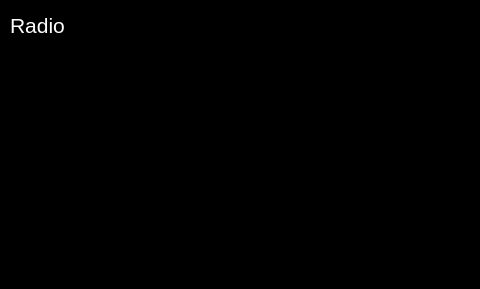
<?xml version="1.0" encoding="UTF-8"?>
<ui version="4.0">
 <class>RadioWindow</class>
 <widget class="QMainWindow" name="RadioWindow">
  <property name="geometry">
   <rect>
    <x>0</x>
    <y>0</y>
    <width>480</width>
    <height>289</height>
   </rect>
  </property>
  <property name="windowTitle">
   <string>MainWindow</string>
  </property>
  <property name="styleSheet">
   <string notr="true">background-color: rgb(0, 0, 0);</string>
  </property>
  <widget class="QWidget" name="centralWidget">
   <widget class="QPushButton" name="pushButtonRadioStop">
    <property name="geometry">
     <rect>
      <x>380</x>
      <y>140</y>
      <width>64</width>
      <height>64</height>
     </rect>
    </property>
    <property name="palette">
     <palette>
      <active>
       <colorrole role="WindowText">
        <brush brushstyle="SolidPattern">
         <color alpha="255">
          <red>255</red>
          <green>255</green>
          <blue>255</blue>
         </color>
        </brush>
       </colorrole>
       <colorrole role="Button">
        <brush brushstyle="SolidPattern">
         <color alpha="255">
          <red>0</red>
          <green>0</green>
          <blue>0</blue>
         </color>
        </brush>
       </colorrole>
       <colorrole role="Text">
        <brush brushstyle="SolidPattern">
         <color alpha="255">
          <red>255</red>
          <green>255</green>
          <blue>255</blue>
         </color>
        </brush>
       </colorrole>
       <colorrole role="ButtonText">
        <brush brushstyle="SolidPattern">
         <color alpha="255">
          <red>255</red>
          <green>255</green>
          <blue>255</blue>
         </color>
        </brush>
       </colorrole>
       <colorrole role="Base">
        <brush brushstyle="SolidPattern">
         <color alpha="255">
          <red>0</red>
          <green>0</green>
          <blue>0</blue>
         </color>
        </brush>
       </colorrole>
       <colorrole role="Window">
        <brush brushstyle="SolidPattern">
         <color alpha="255">
          <red>0</red>
          <green>0</green>
          <blue>0</blue>
         </color>
        </brush>
       </colorrole>
      </active>
      <inactive>
       <colorrole role="WindowText">
        <brush brushstyle="SolidPattern">
         <color alpha="255">
          <red>255</red>
          <green>255</green>
          <blue>255</blue>
         </color>
        </brush>
       </colorrole>
       <colorrole role="Button">
        <brush brushstyle="SolidPattern">
         <color alpha="255">
          <red>0</red>
          <green>0</green>
          <blue>0</blue>
         </color>
        </brush>
       </colorrole>
       <colorrole role="Text">
        <brush brushstyle="SolidPattern">
         <color alpha="255">
          <red>255</red>
          <green>255</green>
          <blue>255</blue>
         </color>
        </brush>
       </colorrole>
       <colorrole role="ButtonText">
        <brush brushstyle="SolidPattern">
         <color alpha="255">
          <red>255</red>
          <green>255</green>
          <blue>255</blue>
         </color>
        </brush>
       </colorrole>
       <colorrole role="Base">
        <brush brushstyle="SolidPattern">
         <color alpha="255">
          <red>0</red>
          <green>0</green>
          <blue>0</blue>
         </color>
        </brush>
       </colorrole>
       <colorrole role="Window">
        <brush brushstyle="SolidPattern">
         <color alpha="255">
          <red>0</red>
          <green>0</green>
          <blue>0</blue>
         </color>
        </brush>
       </colorrole>
      </inactive>
      <disabled>
       <colorrole role="WindowText">
        <brush brushstyle="SolidPattern">
         <color alpha="255">
          <red>255</red>
          <green>255</green>
          <blue>255</blue>
         </color>
        </brush>
       </colorrole>
       <colorrole role="Button">
        <brush brushstyle="SolidPattern">
         <color alpha="255">
          <red>0</red>
          <green>0</green>
          <blue>0</blue>
         </color>
        </brush>
       </colorrole>
       <colorrole role="Text">
        <brush brushstyle="SolidPattern">
         <color alpha="255">
          <red>255</red>
          <green>255</green>
          <blue>255</blue>
         </color>
        </brush>
       </colorrole>
       <colorrole role="ButtonText">
        <brush brushstyle="SolidPattern">
         <color alpha="255">
          <red>255</red>
          <green>255</green>
          <blue>255</blue>
         </color>
        </brush>
       </colorrole>
       <colorrole role="Base">
        <brush brushstyle="SolidPattern">
         <color alpha="255">
          <red>0</red>
          <green>0</green>
          <blue>0</blue>
         </color>
        </brush>
       </colorrole>
       <colorrole role="Window">
        <brush brushstyle="SolidPattern">
         <color alpha="255">
          <red>0</red>
          <green>0</green>
          <blue>0</blue>
         </color>
        </brush>
       </colorrole>
      </disabled>
     </palette>
    </property>
    <property name="font">
     <font>
      <pointsize>20</pointsize>
     </font>
    </property>
    <property name="cursor">
     <cursorShape>OpenHandCursor</cursorShape>
    </property>
    <property name="styleSheet">
     <string notr="true">QPushButton
{
color: rgb(255, 255, 255);
background-color: rgb(0, 0,0);
border-color: rgb(40, 40, 40);
border-radius: 4px;
}
QPushButton:pressed
{
background-color: rgb(60,60,60)
}
</string>
    </property>
    <property name="text">
     <string/>
    </property>
    <property name="icon">
     <iconset resource="../resources.qrc">
      <normaloff>:/images/gui/stop.png</normaloff>:/images/gui/stop.png</iconset>
    </property>
    <property name="iconSize">
     <size>
      <width>64</width>
      <height>64</height>
     </size>
    </property>
   </widget>
   <widget class="QLabel" name="labelTitle">
    <property name="geometry">
     <rect>
      <x>10</x>
      <y>10</y>
      <width>320</width>
      <height>31</height>
     </rect>
    </property>
    <property name="font">
     <font>
      <pointsize>16</pointsize>
     </font>
    </property>
    <property name="styleSheet">
     <string notr="true">color: rgb(255, 255, 255);</string>
    </property>
    <property name="text">
     <string>&lt;html&gt;&lt;head/&gt;&lt;body&gt;&lt;p&gt;Radio&lt;/p&gt;&lt;/body&gt;&lt;/html&gt;</string>
    </property>
   </widget>
   <widget class="QPushButton" name="pushButtonHome">
    <property name="geometry">
     <rect>
      <x>420</x>
      <y>0</y>
      <width>61</width>
      <height>51</height>
     </rect>
    </property>
    <property name="palette">
     <palette>
      <active>
       <colorrole role="WindowText">
        <brush brushstyle="SolidPattern">
         <color alpha="255">
          <red>255</red>
          <green>255</green>
          <blue>255</blue>
         </color>
        </brush>
       </colorrole>
       <colorrole role="Button">
        <brush brushstyle="SolidPattern">
         <color alpha="255">
          <red>0</red>
          <green>0</green>
          <blue>0</blue>
         </color>
        </brush>
       </colorrole>
       <colorrole role="Text">
        <brush brushstyle="SolidPattern">
         <color alpha="255">
          <red>255</red>
          <green>255</green>
          <blue>255</blue>
         </color>
        </brush>
       </colorrole>
       <colorrole role="ButtonText">
        <brush brushstyle="SolidPattern">
         <color alpha="255">
          <red>255</red>
          <green>255</green>
          <blue>255</blue>
         </color>
        </brush>
       </colorrole>
       <colorrole role="Base">
        <brush brushstyle="SolidPattern">
         <color alpha="255">
          <red>0</red>
          <green>0</green>
          <blue>0</blue>
         </color>
        </brush>
       </colorrole>
       <colorrole role="Window">
        <brush brushstyle="SolidPattern">
         <color alpha="255">
          <red>0</red>
          <green>0</green>
          <blue>0</blue>
         </color>
        </brush>
       </colorrole>
      </active>
      <inactive>
       <colorrole role="WindowText">
        <brush brushstyle="SolidPattern">
         <color alpha="255">
          <red>255</red>
          <green>255</green>
          <blue>255</blue>
         </color>
        </brush>
       </colorrole>
       <colorrole role="Button">
        <brush brushstyle="SolidPattern">
         <color alpha="255">
          <red>0</red>
          <green>0</green>
          <blue>0</blue>
         </color>
        </brush>
       </colorrole>
       <colorrole role="Text">
        <brush brushstyle="SolidPattern">
         <color alpha="255">
          <red>255</red>
          <green>255</green>
          <blue>255</blue>
         </color>
        </brush>
       </colorrole>
       <colorrole role="ButtonText">
        <brush brushstyle="SolidPattern">
         <color alpha="255">
          <red>255</red>
          <green>255</green>
          <blue>255</blue>
         </color>
        </brush>
       </colorrole>
       <colorrole role="Base">
        <brush brushstyle="SolidPattern">
         <color alpha="255">
          <red>0</red>
          <green>0</green>
          <blue>0</blue>
         </color>
        </brush>
       </colorrole>
       <colorrole role="Window">
        <brush brushstyle="SolidPattern">
         <color alpha="255">
          <red>0</red>
          <green>0</green>
          <blue>0</blue>
         </color>
        </brush>
       </colorrole>
      </inactive>
      <disabled>
       <colorrole role="WindowText">
        <brush brushstyle="SolidPattern">
         <color alpha="255">
          <red>255</red>
          <green>255</green>
          <blue>255</blue>
         </color>
        </brush>
       </colorrole>
       <colorrole role="Button">
        <brush brushstyle="SolidPattern">
         <color alpha="255">
          <red>0</red>
          <green>0</green>
          <blue>0</blue>
         </color>
        </brush>
       </colorrole>
       <colorrole role="Text">
        <brush brushstyle="SolidPattern">
         <color alpha="255">
          <red>255</red>
          <green>255</green>
          <blue>255</blue>
         </color>
        </brush>
       </colorrole>
       <colorrole role="ButtonText">
        <brush brushstyle="SolidPattern">
         <color alpha="255">
          <red>255</red>
          <green>255</green>
          <blue>255</blue>
         </color>
        </brush>
       </colorrole>
       <colorrole role="Base">
        <brush brushstyle="SolidPattern">
         <color alpha="255">
          <red>0</red>
          <green>0</green>
          <blue>0</blue>
         </color>
        </brush>
       </colorrole>
       <colorrole role="Window">
        <brush brushstyle="SolidPattern">
         <color alpha="255">
          <red>0</red>
          <green>0</green>
          <blue>0</blue>
         </color>
        </brush>
       </colorrole>
      </disabled>
     </palette>
    </property>
    <property name="font">
     <font>
      <pointsize>20</pointsize>
     </font>
    </property>
    <property name="cursor">
     <cursorShape>OpenHandCursor</cursorShape>
    </property>
    <property name="styleSheet">
     <string notr="true">QPushButton
{
color: rgb(255, 255, 255);
background-color: rgb(0, 0,0);
border-color: rgb(40, 40, 40); 
border-radius: 4px;
}
QPushButton:pressed
{
background-color: rgb(60,60,60)
}
</string>
    </property>
    <property name="text">
     <string/>
    </property>
    <property name="icon">
     <iconset resource="../resources.qrc">
      <normaloff>:/images/gui/home.png</normaloff>:/images/gui/home.png</iconset>
    </property>
    <property name="iconSize">
     <size>
      <width>32</width>
      <height>32</height>
     </size>
    </property>
   </widget>
   <widget class="QPushButton" name="pushButtonVolDown">
    <property name="geometry">
     <rect>
      <x>340</x>
      <y>210</y>
      <width>64</width>
      <height>64</height>
     </rect>
    </property>
    <property name="palette">
     <palette>
      <active>
       <colorrole role="WindowText">
        <brush brushstyle="SolidPattern">
         <color alpha="255">
          <red>255</red>
          <green>255</green>
          <blue>255</blue>
         </color>
        </brush>
       </colorrole>
       <colorrole role="Button">
        <brush brushstyle="SolidPattern">
         <color alpha="255">
          <red>0</red>
          <green>0</green>
          <blue>0</blue>
         </color>
        </brush>
       </colorrole>
       <colorrole role="Text">
        <brush brushstyle="SolidPattern">
         <color alpha="255">
          <red>255</red>
          <green>255</green>
          <blue>255</blue>
         </color>
        </brush>
       </colorrole>
       <colorrole role="ButtonText">
        <brush brushstyle="SolidPattern">
         <color alpha="255">
          <red>255</red>
          <green>255</green>
          <blue>255</blue>
         </color>
        </brush>
       </colorrole>
       <colorrole role="Base">
        <brush brushstyle="SolidPattern">
         <color alpha="255">
          <red>0</red>
          <green>0</green>
          <blue>0</blue>
         </color>
        </brush>
       </colorrole>
       <colorrole role="Window">
        <brush brushstyle="SolidPattern">
         <color alpha="255">
          <red>0</red>
          <green>0</green>
          <blue>0</blue>
         </color>
        </brush>
       </colorrole>
      </active>
      <inactive>
       <colorrole role="WindowText">
        <brush brushstyle="SolidPattern">
         <color alpha="255">
          <red>255</red>
          <green>255</green>
          <blue>255</blue>
         </color>
        </brush>
       </colorrole>
       <colorrole role="Button">
        <brush brushstyle="SolidPattern">
         <color alpha="255">
          <red>0</red>
          <green>0</green>
          <blue>0</blue>
         </color>
        </brush>
       </colorrole>
       <colorrole role="Text">
        <brush brushstyle="SolidPattern">
         <color alpha="255">
          <red>255</red>
          <green>255</green>
          <blue>255</blue>
         </color>
        </brush>
       </colorrole>
       <colorrole role="ButtonText">
        <brush brushstyle="SolidPattern">
         <color alpha="255">
          <red>255</red>
          <green>255</green>
          <blue>255</blue>
         </color>
        </brush>
       </colorrole>
       <colorrole role="Base">
        <brush brushstyle="SolidPattern">
         <color alpha="255">
          <red>0</red>
          <green>0</green>
          <blue>0</blue>
         </color>
        </brush>
       </colorrole>
       <colorrole role="Window">
        <brush brushstyle="SolidPattern">
         <color alpha="255">
          <red>0</red>
          <green>0</green>
          <blue>0</blue>
         </color>
        </brush>
       </colorrole>
      </inactive>
      <disabled>
       <colorrole role="WindowText">
        <brush brushstyle="SolidPattern">
         <color alpha="255">
          <red>255</red>
          <green>255</green>
          <blue>255</blue>
         </color>
        </brush>
       </colorrole>
       <colorrole role="Button">
        <brush brushstyle="SolidPattern">
         <color alpha="255">
          <red>0</red>
          <green>0</green>
          <blue>0</blue>
         </color>
        </brush>
       </colorrole>
       <colorrole role="Text">
        <brush brushstyle="SolidPattern">
         <color alpha="255">
          <red>255</red>
          <green>255</green>
          <blue>255</blue>
         </color>
        </brush>
       </colorrole>
       <colorrole role="ButtonText">
        <brush brushstyle="SolidPattern">
         <color alpha="255">
          <red>255</red>
          <green>255</green>
          <blue>255</blue>
         </color>
        </brush>
       </colorrole>
       <colorrole role="Base">
        <brush brushstyle="SolidPattern">
         <color alpha="255">
          <red>0</red>
          <green>0</green>
          <blue>0</blue>
         </color>
        </brush>
       </colorrole>
       <colorrole role="Window">
        <brush brushstyle="SolidPattern">
         <color alpha="255">
          <red>0</red>
          <green>0</green>
          <blue>0</blue>
         </color>
        </brush>
       </colorrole>
      </disabled>
     </palette>
    </property>
    <property name="font">
     <font>
      <pointsize>20</pointsize>
     </font>
    </property>
    <property name="cursor">
     <cursorShape>OpenHandCursor</cursorShape>
    </property>
    <property name="styleSheet">
     <string notr="true">QPushButton
{
color: rgb(255, 255, 255);
background-color: rgb(0, 0,0);
border-color: rgb(40, 40, 40);
border-radius: 4px;
}
QPushButton:pressed
{
background-color: rgb(60,60,60)
}
</string>
    </property>
    <property name="text">
     <string/>
    </property>
    <property name="icon">
     <iconset resource="../resources.qrc">
      <normaloff>:/images/gui/vol_down.png</normaloff>:/images/gui/vol_down.png</iconset>
    </property>
    <property name="iconSize">
     <size>
      <width>64</width>
      <height>64</height>
     </size>
    </property>
    <property name="autoRepeat">
     <bool>true</bool>
    </property>
   </widget>
   <widget class="QPushButton" name="pushButtonVolUp">
    <property name="geometry">
     <rect>
      <x>410</x>
      <y>210</y>
      <width>64</width>
      <height>64</height>
     </rect>
    </property>
    <property name="palette">
     <palette>
      <active>
       <colorrole role="WindowText">
        <brush brushstyle="SolidPattern">
         <color alpha="255">
          <red>255</red>
          <green>255</green>
          <blue>255</blue>
         </color>
        </brush>
       </colorrole>
       <colorrole role="Button">
        <brush brushstyle="SolidPattern">
         <color alpha="255">
          <red>0</red>
          <green>0</green>
          <blue>0</blue>
         </color>
        </brush>
       </colorrole>
       <colorrole role="Text">
        <brush brushstyle="SolidPattern">
         <color alpha="255">
          <red>255</red>
          <green>255</green>
          <blue>255</blue>
         </color>
        </brush>
       </colorrole>
       <colorrole role="ButtonText">
        <brush brushstyle="SolidPattern">
         <color alpha="255">
          <red>255</red>
          <green>255</green>
          <blue>255</blue>
         </color>
        </brush>
       </colorrole>
       <colorrole role="Base">
        <brush brushstyle="SolidPattern">
         <color alpha="255">
          <red>0</red>
          <green>0</green>
          <blue>0</blue>
         </color>
        </brush>
       </colorrole>
       <colorrole role="Window">
        <brush brushstyle="SolidPattern">
         <color alpha="255">
          <red>0</red>
          <green>0</green>
          <blue>0</blue>
         </color>
        </brush>
       </colorrole>
      </active>
      <inactive>
       <colorrole role="WindowText">
        <brush brushstyle="SolidPattern">
         <color alpha="255">
          <red>255</red>
          <green>255</green>
          <blue>255</blue>
         </color>
        </brush>
       </colorrole>
       <colorrole role="Button">
        <brush brushstyle="SolidPattern">
         <color alpha="255">
          <red>0</red>
          <green>0</green>
          <blue>0</blue>
         </color>
        </brush>
       </colorrole>
       <colorrole role="Text">
        <brush brushstyle="SolidPattern">
         <color alpha="255">
          <red>255</red>
          <green>255</green>
          <blue>255</blue>
         </color>
        </brush>
       </colorrole>
       <colorrole role="ButtonText">
        <brush brushstyle="SolidPattern">
         <color alpha="255">
          <red>255</red>
          <green>255</green>
          <blue>255</blue>
         </color>
        </brush>
       </colorrole>
       <colorrole role="Base">
        <brush brushstyle="SolidPattern">
         <color alpha="255">
          <red>0</red>
          <green>0</green>
          <blue>0</blue>
         </color>
        </brush>
       </colorrole>
       <colorrole role="Window">
        <brush brushstyle="SolidPattern">
         <color alpha="255">
          <red>0</red>
          <green>0</green>
          <blue>0</blue>
         </color>
        </brush>
       </colorrole>
      </inactive>
      <disabled>
       <colorrole role="WindowText">
        <brush brushstyle="SolidPattern">
         <color alpha="255">
          <red>255</red>
          <green>255</green>
          <blue>255</blue>
         </color>
        </brush>
       </colorrole>
       <colorrole role="Button">
        <brush brushstyle="SolidPattern">
         <color alpha="255">
          <red>0</red>
          <green>0</green>
          <blue>0</blue>
         </color>
        </brush>
       </colorrole>
       <colorrole role="Text">
        <brush brushstyle="SolidPattern">
         <color alpha="255">
          <red>255</red>
          <green>255</green>
          <blue>255</blue>
         </color>
        </brush>
       </colorrole>
       <colorrole role="ButtonText">
        <brush brushstyle="SolidPattern">
         <color alpha="255">
          <red>255</red>
          <green>255</green>
          <blue>255</blue>
         </color>
        </brush>
       </colorrole>
       <colorrole role="Base">
        <brush brushstyle="SolidPattern">
         <color alpha="255">
          <red>0</red>
          <green>0</green>
          <blue>0</blue>
         </color>
        </brush>
       </colorrole>
       <colorrole role="Window">
        <brush brushstyle="SolidPattern">
         <color alpha="255">
          <red>0</red>
          <green>0</green>
          <blue>0</blue>
         </color>
        </brush>
       </colorrole>
      </disabled>
     </palette>
    </property>
    <property name="font">
     <font>
      <pointsize>20</pointsize>
     </font>
    </property>
    <property name="cursor">
     <cursorShape>OpenHandCursor</cursorShape>
    </property>
    <property name="styleSheet">
     <string notr="true">QPushButton
{
color: rgb(255, 255, 255);
background-color: rgb(0, 0,0);
border-color: rgb(40, 40, 40);
border-radius: 4px;
}
QPushButton:pressed
{
background-color: rgb(60,60,60)
}
</string>
    </property>
    <property name="text">
     <string/>
    </property>
    <property name="icon">
     <iconset resource="../resources.qrc">
      <normaloff>:/images/gui/vol_up.png</normaloff>:/images/gui/vol_up.png</iconset>
    </property>
    <property name="iconSize">
     <size>
      <width>64</width>
      <height>64</height>
     </size>
    </property>
    <property name="autoRepeat">
     <bool>true</bool>
    </property>
   </widget>
   <widget class="QLabel" name="label">
    <property name="geometry">
     <rect>
      <x>380</x>
      <y>60</y>
      <width>64</width>
      <height>64</height>
     </rect>
    </property>
    <property name="text">
     <string/>
    </property>
    <property name="pixmap">
     <pixmap resource="../resources.qrc">:/images/gui/radio.png</pixmap>
    </property>
    <property name="scaledContents">
     <bool>true</bool>
    </property>
   </widget>
   <widget class="QLineEdit" name="leArtist">
    <property name="geometry">
     <rect>
      <x>10</x>
      <y>60</y>
      <width>321</width>
      <height>31</height>
     </rect>
    </property>
    <property name="styleSheet">
     <string notr="true"/>
    </property>
    <property name="text">
     <string/>
    </property>
   </widget>
   <widget class="QListWidget" name="lwArtist">
    <property name="geometry">
     <rect>
      <x>10</x>
      <y>100</y>
      <width>311</width>
      <height>171</height>
     </rect>
    </property>
    <property name="styleSheet">
     <string notr="true">color: rgb(255, 255, 255);</string>
    </property>
   </widget>
  </widget>
 </widget>
 <layoutdefault spacing="6" margin="11"/>
 <resources>
  <include location="../resources.qrc"/>
 </resources>
 <connections/>
 <slots>
  <slot>doorOpenClose()</slot>
 </slots>
</ui>
